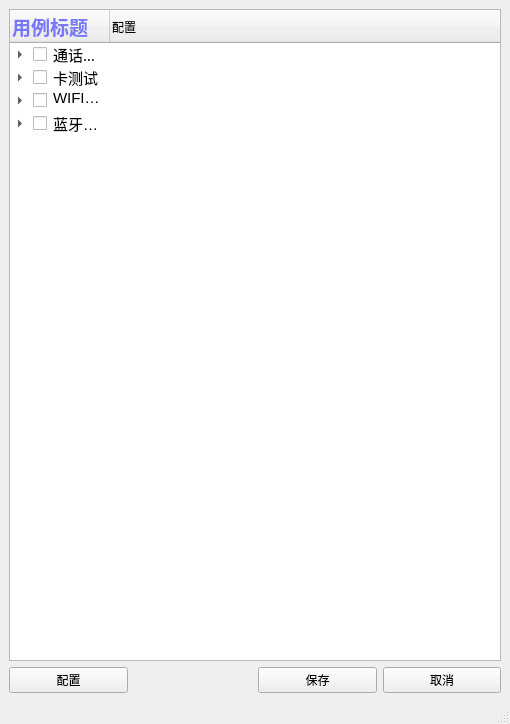
<?xml version="1.0" encoding="UTF-8"?>
<ui version="4.0">
 <class>Testcase_table</class>
 <widget class="QMainWindow" name="Testcase_table">
  <property name="geometry">
   <rect>
    <x>0</x>
    <y>0</y>
    <width>510</width>
    <height>724</height>
   </rect>
  </property>
  <property name="windowTitle">
   <string>用例表</string>
  </property>
  <property name="unifiedTitleAndToolBarOnMac">
   <bool>false</bool>
  </property>
  <widget class="QWidget" name="centralwidget">
   <layout class="QGridLayout" name="gridLayout">
    <item row="1" column="2">
     <widget class="QPushButton" name="Btn_save_case">
      <property name="font">
       <font>
        <family>微软雅黑</family>
       </font>
      </property>
      <property name="text">
       <string>保存</string>
      </property>
     </widget>
    </item>
    <item row="1" column="0">
     <widget class="QPushButton" name="Btn_set_case">
      <property name="font">
       <font>
        <family>微软雅黑</family>
       </font>
      </property>
      <property name="text">
       <string>配置</string>
      </property>
     </widget>
    </item>
    <item row="1" column="3">
     <widget class="QPushButton" name="Btn_cancel_case">
      <property name="font">
       <font>
        <family>微软雅黑</family>
       </font>
      </property>
      <property name="text">
       <string>取消</string>
      </property>
     </widget>
    </item>
    <item row="0" column="0" colspan="4">
     <widget class="QTreeWidget" name="TreeWidget_case">
      <property name="setItemWidget" stdset="0">
       <string>hello</string>
      </property>
      <column>
       <property name="text">
        <string>用例标题</string>
       </property>
       <property name="font">
        <font>
         <family>微软雅黑</family>
         <pointsize>14</pointsize>
         <weight>75</weight>
         <bold>true</bold>
         <stylestrategy>PreferDefault</stylestrategy>
        </font>
       </property>
       <property name="background">
        <color>
         <red>255</red>
         <green>170</green>
         <blue>127</blue>
        </color>
       </property>
       <property name="foreground">
        <brush brushstyle="SolidPattern">
         <color alpha="200">
          <red>85</red>
          <green>85</green>
          <blue>255</blue>
         </color>
        </brush>
       </property>
      </column>
      <column>
       <property name="text">
        <string>配置</string>
       </property>
      </column>
      <item>
       <property name="text">
        <string>通话测试</string>
       </property>
       <property name="font">
        <font>
         <family>微软雅黑</family>
         <pointsize>11</pointsize>
        </font>
       </property>
       <property name="checkState">
        <enum>Unchecked</enum>
       </property>
       <property name="text">
        <string/>
       </property>
       <item>
        <property name="text">
         <string>主叫主挂</string>
        </property>
        <property name="font">
         <font>
          <family>微软雅黑</family>
          <pointsize>11</pointsize>
         </font>
        </property>
        <property name="checkState">
         <enum>Unchecked</enum>
        </property>
        <property name="text">
         <string>配置</string>
        </property>
        <property name="flags">
         <set>ItemIsEnabled</set>
        </property>
       </item>
       <item>
        <property name="text">
         <string>主叫被挂</string>
        </property>
        <property name="font">
         <font>
          <family>微软雅黑</family>
          <pointsize>11</pointsize>
         </font>
        </property>
        <property name="checkState">
         <enum>Unchecked</enum>
        </property>
        <property name="text">
         <string>配置2</string>
        </property>
       </item>
       <item>
        <property name="text">
         <string>主叫拒接</string>
        </property>
        <property name="font">
         <font>
          <family>微软雅黑</family>
          <pointsize>11</pointsize>
         </font>
        </property>
        <property name="checkState">
         <enum>Unchecked</enum>
        </property>
        <property name="text">
         <string>配置3</string>
        </property>
       </item>
       <item>
        <property name="text">
         <string>主叫未接</string>
        </property>
        <property name="font">
         <font>
          <family>微软雅黑</family>
          <pointsize>11</pointsize>
         </font>
        </property>
        <property name="checkState">
         <enum>Unchecked</enum>
        </property>
        <property name="text">
         <string>配置4</string>
        </property>
       </item>
      </item>
      <item>
       <property name="text">
        <string>卡测试</string>
       </property>
       <property name="font">
        <font>
         <pointsize>11</pointsize>
        </font>
       </property>
       <property name="checkState">
        <enum>Unchecked</enum>
       </property>
       <item>
        <property name="text">
         <string>SIM卡检测</string>
        </property>
        <property name="font">
         <font>
          <pointsize>11</pointsize>
         </font>
        </property>
        <property name="checkState">
         <enum>Unchecked</enum>
        </property>
       </item>
       <item>
        <property name="text">
         <string>SD卡检测</string>
        </property>
        <property name="font">
         <font>
          <pointsize>11</pointsize>
         </font>
        </property>
        <property name="checkState">
         <enum>Unchecked</enum>
        </property>
       </item>
      </item>
      <item>
       <property name="text">
        <string>WIFI测试</string>
       </property>
       <property name="font">
        <font>
         <pointsize>11</pointsize>
        </font>
       </property>
       <property name="checkState">
        <enum>Unchecked</enum>
       </property>
       <property name="flags">
        <set>ItemIsSelectable|ItemIsDragEnabled|ItemIsDropEnabled|ItemIsUserCheckable|ItemIsEnabled|ItemIsTristate</set>
       </property>
       <item>
        <property name="text">
         <string>WIFI开关</string>
        </property>
        <property name="font">
         <font>
          <pointsize>11</pointsize>
         </font>
        </property>
        <property name="checkState">
         <enum>Unchecked</enum>
        </property>
        <property name="flags">
         <set>ItemIsDragEnabled|ItemIsDropEnabled|ItemIsUserCheckable|ItemIsEnabled</set>
        </property>
       </item>
       <item>
        <property name="text">
         <string>WIFI连接</string>
        </property>
        <property name="font">
         <font>
          <pointsize>11</pointsize>
         </font>
        </property>
        <property name="checkState">
         <enum>Unchecked</enum>
        </property>
       </item>
      </item>
      <item>
       <property name="text">
        <string>蓝牙测试</string>
       </property>
       <property name="font">
        <font>
         <pointsize>11</pointsize>
        </font>
       </property>
       <property name="checkState">
        <enum>Unchecked</enum>
       </property>
       <item>
        <property name="text">
         <string>蓝牙开关</string>
        </property>
        <property name="font">
         <font>
          <pointsize>11</pointsize>
         </font>
        </property>
        <property name="checkState">
         <enum>Unchecked</enum>
        </property>
       </item>
       <item>
        <property name="text">
         <string>蓝牙连接</string>
        </property>
        <property name="font">
         <font>
          <pointsize>11</pointsize>
         </font>
        </property>
        <property name="checkState">
         <enum>Unchecked</enum>
        </property>
       </item>
      </item>
     </widget>
    </item>
   </layout>
  </widget>
  <widget class="QStatusBar" name="statusbar"/>
 </widget>
 <resources/>
 <connections/>
</ui>
